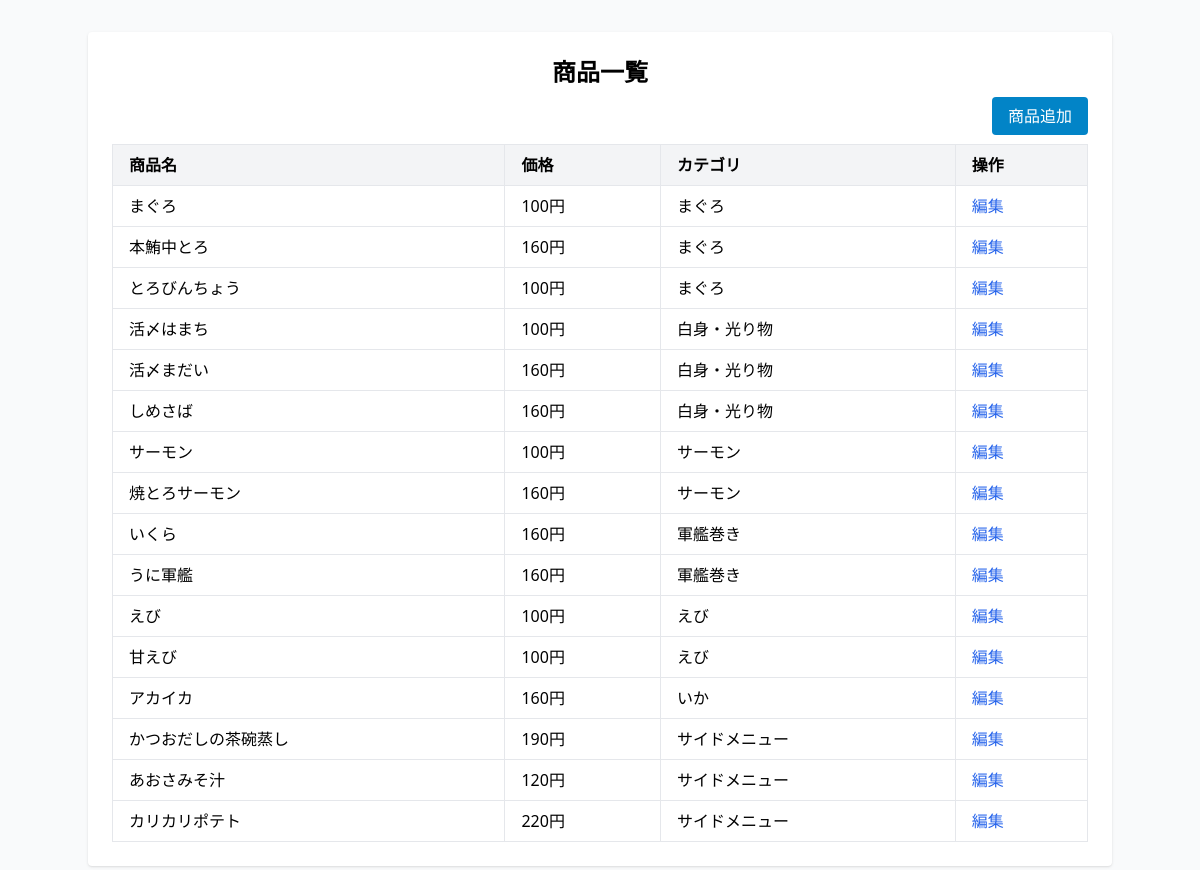
Screenshot of /admin/product/index.php with the database file from the repository.
### tables this page shows
CREATE TABLE products (
    id INT UNSIGNED AUTO_INCREMENT PRIMARY KEY,
    name VARCHAR(100) NOT NULL,
    price INT UNSIGNED NOT NULL,
    image_path VARCHAR(255) NOT NULL DEFAULT "",
    category_id INT UNSIGNED NOT NULL,
    created_at DATETIME DEFAULT CURRENT_TIMESTAMP,
    updated_at DATETIME DEFAULT CURRENT_TIMESTAMP ON UPDATE CURRENT_TIMESTAMP,
    FOREIGN KEY (category_id) REFERENCES categories(id) ON DELETE CASCADE
);

### app/controllers/admin/ProductController.php (called while the page is built, shortened)
<?php
class ProductController
{
    private $productModel;
    private $categoryModel;
    public function __construct()
    {
        $this->productModel = new Product();
        $this->categoryModel = new Category();
    }
    public function index()
    {
        $products = $this->productModel->fetch();
        $category_names = $this->categoryModel->map();
        require __DIR__ . '/../../views/admin/product/index.php';
    }
}

### admin/product/index.php (called while the page is built, shortened)
<?php
$controller = new ProductController();
$controller->index();

### lib/Database.php (called while the page is built, shortened)
<?php
class Database
{
    private static $instance = null;
    private function __construct()
    {
        $dsn = "mysql:dbname=" . DB_DATABASE . ";host=" . DB_HOST . ";charset=utf8;port=" . DB_PORT;
        try {
            $this->pdo = new PDO($dsn, DB_USERNAME, DB_PASSWORD);
        } catch (PDOException $e) {
            error_log('Database connection failed: ' . $e->getMessage());
            throw $e;
        }
    }
    public static function getInstance()
    {
        if (self::$instance === null) {
            self::$instance = new Database();
        }
        return self::$instance->pdo;
    }
}

### app/models/Product.php (called while the page is built, shortened)
<?php
class Product
{
    public $pdo;
    public function __construct()
    {
        $this->pdo = Database::getInstance();
    }
    public function fetch($limit = 50)
    {
        try {
            $sql = "SELECT * FROM products LIMIT :limit;";
            $stmt = $this->pdo->prepare($sql);
            $stmt->execute(['limit' => $limit]);
            $products = $stmt->fetchAll(PDO::FETCH_ASSOC);
            return $products;
        } catch (PDOException $e) {
            error_log($e->getMessage());
            echo ($e->getMessage());
            return null;
        }
    }
}

### app/models/Category.php (called while the page is built, shortened)
<?php
class Category
{
    public $pdo;
    public function __construct()
    {
        $this->pdo = Database::getInstance();
    }
    public function fetch()
    {
        try {
            $sql = "SELECT * FROM categories ORDER BY id ASC;";
            $stmt = $this->pdo->prepare($sql);
            $stmt->execute();
            $values = $stmt->fetchAll(PDO::FETCH_ASSOC);
            return $values;
        } catch (PDOException $e) {
            error_log($e->getMessage());
            echo ($e->getMessage());
            return null;
        }
    }
    public function map($key = "id", $column = "name")
    {
        $categories = $this->fetch();
        $map = array_column($categories, $column, $key);
        return $map;
    }
}

### app/views/admin/product/index.php (the view, shortened to what this page needs)
<!DOCTYPE html>
<html lang="ja">
<head>
    <script src="https://cdn.tailwindcss.com"></script>
</head>
<body class="bg-gray-50 p-8">
    <div class="max-w-5xl mx-auto bg-white p-6 rounded shadow">
        <h1 class="text-2xl text-center font-bold mb-4">商品一覧</h1>
        <div class="mb-4 text-right">
            <a href="admin/product/create.php" class="bg-sky-600 text-white px-4 py-2 rounded hover:bg-sky-700">
                商品追加
            </a>
        </div>
        <?php if (!empty($products)): ?>
            <table class="min-w-full text-left table-auto border border-gray-200">
                <thead>
                    <tr class="bg-gray-100">
                        <th class="border px-4 py-2">商品名</th>
                        <th class="border px-4 py-2">価格</th>
                        <th class="border px-4 py-2">カテゴリ</th>
                        <th class="border px-4 py-2">操作</th>
                    </tr>
                </thead>
                <tbody>
                    <?php foreach ($products as $product): ?>
                        <tr class="hover:bg-gray-50">
                            <td class="border px-4 py-2"><?= htmlspecialchars($product['name']) ?></td>
                            <td class="border px-4 py-2"><?= number_format($product['price']) ?>円</td>
                            <td class="border px-4 py-2"><?= htmlspecialchars($category_names[$product['category_id']]) ?></td>
                            <td class="border px-4 py-2 space-x-2">
                                <a href="admin/product/edit.php?id=<?= $product['id'] ?>" class="text-blue-600 hover:underline">編集</a>
                            </td>
                        </tr>
                    <?php endforeach; ?>
                </tbody>
            </table>
        <?php else: ?>
            <p>商品が登録されていません。</p>
        <?php endif; ?>
    </div>
</body>
</html>

### rows the page displays
products: name "まぐろ", price "100", category "まぐろ"
products: name "本鮪中とろ", price "160", category "まぐろ"
products: name "とろびんちょう", price "100", category "まぐろ"
products: name "活〆はまち", price "100", category "白身・光り物"
products: name "活〆まだい", price "160", category "白身・光り物"
products: name "しめさば", price "160", category "白身・光り物"
products: name "サーモン", price "100", category "サーモン"
products: name "焼とろサーモン", price "160", category "サーモン"
products: name "いくら", price "160", category "軍艦巻き"
products: name "うに軍艦", price "160", category "軍艦巻き"
products: name "えび", price "100", category "えび"
products: name "甘えび", price "100", category "えび"
products: name "アカイカ", price "160", category "いか"
products: name "かつおだしの茶碗蒸し", price "190", category "サイドメニュー"
products: name "あおさみそ汁", price "120", category "サイドメニュー"
products: name "カリカリポテト", price "220", category "サイドメニュー"
